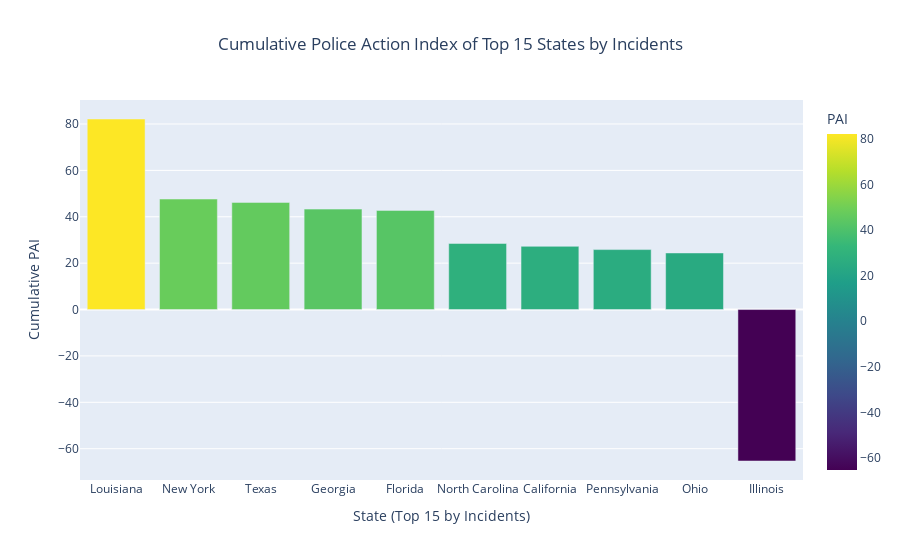

Notebook code cell kept with this figure:
### Code cell
# Load the CSV file
data = pd.read_csv('Data/added_police_and_justice_10.csv')

# Calculate cumulative Police Action Index by state
cumulative_pai = data.groupby('State')['Police Action Index'].sum().reset_index()

# Identify the top 15 states by the number of incidents
top_states = data['State'].value_counts().nlargest(10).index.tolist()

# Filter data for top 15 states
filtered_data = cumulative_pai[cumulative_pai['State'].isin(top_states)]

# Create the plot
fig = px.bar(
    filtered_data.sort_values(by='Police Action Index', ascending=False),
    x='State',
    y='Police Action Index',
    title='Cumulative Police Action Index of Top 15 States by Incidents',
    labels={'Police Action Index': 'Cumulative PAI'},
    color='Police Action Index',
    color_continuous_scale=px.colors.sequential.Viridis
)

# Update layout for aesthetics
fig.update_layout(
    title={'text': 'Cumulative Police Action Index of Top 15 States by Incidents', 'x': 0.5},
    xaxis_title='State (Top 15 by Incidents)',
    yaxis_title='Cumulative PAI',
    coloraxis_colorbar=dict(title='PAI', x=1.02),
    margin=dict(r=60)
)

# Show the figure
fig.show()

### Figure 1 — Plotly figure (JSON) as saved in the notebook; plotly's stock layout.template omitted (floating-point values rounded to 4 significant figures)
{"data": [{"alignmentgroup": "True", "hovertemplate": "State=%{x}<br>Cumulative PAI=%{marker.color}<extra></extra>", "legendgroup": "", "marker": {"color": [82.15, 47.65, 46.2, 43.3, 42.75, 28.5, 27.25, 25.85, 24.4, -65.3], "coloraxis": "coloraxis", "pattern": {"shape": ""}}, "name": "", "offsetgroup": "", "orientation": "v", "showlegend": false, "textposition": "auto", "type": "bar", "x": ["Louisiana", "New York", "Texas", "Georgia", "Florida", "North Carolina", "California", "Pennsylvania", "Ohio", "Illinois"], "xaxis": "x", "y": [82.15, 47.65, 46.2, 43.3, 42.75, 28.5, 27.25, 25.85, 24.4, -65.3], "yaxis": "y"}], "layout": {"barmode": "relative", "coloraxis": {"colorbar": {"title": {"text": "PAI"}, "x": 1.02}, "colorscale": [[0, "#440154"], [0.1111, "#482878"], [0.2222, "#3e4989"], [0.3333, "#31688e"], [0.4444, "#26828e"], [0.5556, "#1f9e89"], [0.6667, "#35b779"], [0.7778, "#6ece58"], [0.8889, "#b5de2b"], [1, "#fde725"]]}, "legend": {"tracegroupgap": 0}, "margin": {"r": 60}, "title": {"text": "Cumulative Police Action Index of Top 15 States by Incidents", "x": 0.5}, "xaxis": {"anchor": "y", "domain": [0, 1], "title": {"text": "State (Top 15 by Incidents)"}}, "yaxis": {"anchor": "x", "domain": [0, 1], "title": {"text": "Cumulative PAI"}}}}
